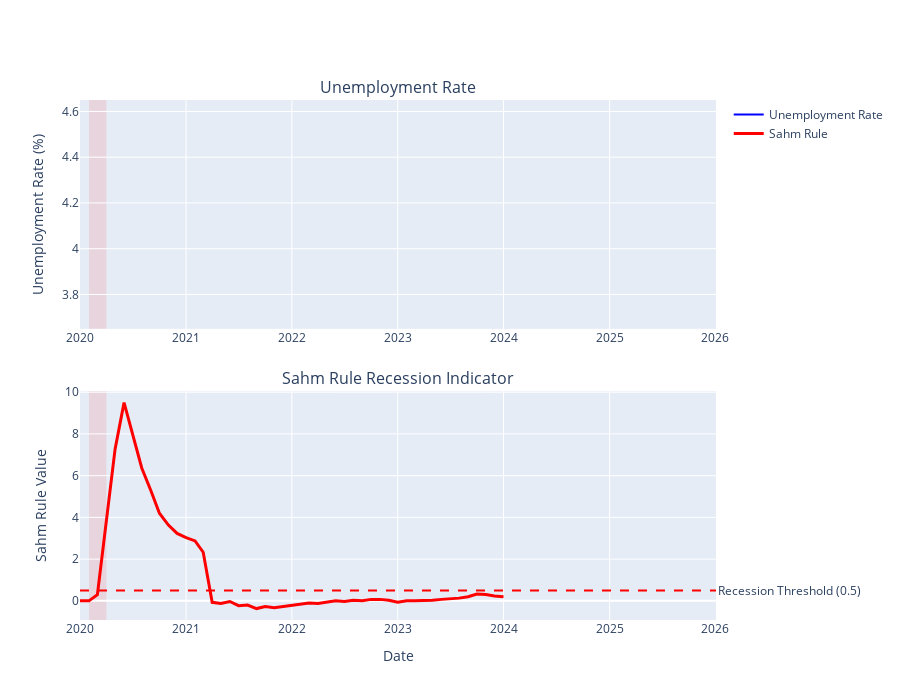

Write notebook code for a chart like this one.
### Markdown cell above
## 👥 Labor Market Indicators

Unemployment and the Sahm Rule recession indicator.

### Code cell
# Labor market data
lm = data['labor_market']

fig = make_subplots(
    rows=2, cols=1,
    subplot_titles=('Unemployment Rate', 'Sahm Rule Recession Indicator'),
    vertical_spacing=0.12
)

# Unemployment rate
fig.add_trace(
    go.Scatter(x=lm.index, y=lm['UNRATE'], mode='lines', name='Unemployment Rate',
               line=dict(color='blue', width=2)),
    row=1, col=1
)

# Sahm Rule
fig.add_trace(
    go.Scatter(x=lm.index, y=lm['SAHM_Rule'], mode='lines', name='Sahm Rule',
               line=dict(color='red', width=3)),
    row=2, col=1
)

# Add recession threshold
fig.add_hline(y=0.5, line_dash="dash", line_color="red", row=2, col=1,
              annotation_text="Recession Threshold (0.5)", annotation_position="right")

# Add recession shading
for _, rec in recessions.iterrows():
    fig.add_vrect(x0=rec['start'], x1=rec['end'], fillcolor="red", opacity=0.1,
                  layer="below", line_width=0, row=1, col=1)
    fig.add_vrect(x0=rec['start'], x1=rec['end'], fillcolor="red", opacity=0.1,
                  layer="below", line_width=0, row=2, col=1)

fig.update_xaxes(title_text="Date", row=2, col=1)
fig.update_yaxes(title_text="Unemployment Rate (%)", row=1, col=1)
fig.update_yaxes(title_text="Sahm Rule Value", row=2, col=1)

fig.update_layout(height=700, showlegend=True, hovermode='x unified')
fig.show()

# Current values
current_unrate = lm['UNRATE'].dropna().iloc[-1]
current_sahm = lm['SAHM_Rule'].dropna().iloc[-1]
sahm_date = lm['SAHM_Rule'].dropna().index[-1]

print(f"\n📊 Current Unemployment: {current_unrate:.1f}%")
print(f"📊 Current Sahm Rule: {current_sahm:.2f} (as of {sahm_date.strftime('%Y-%m-%d')})")
if current_sahm >= 0.5:
    print("🚨 RECESSION SIGNAL TRIGGERED!")
elif current_sahm >= 0.3:
    print("⚠️  Approaching recession threshold")
else:
    print("✅ Below recession threshold")

### Figure 1 — Plotly figure (JSON) as saved in the notebook; plotly's stock layout.template omitted (floating-point values rounded to 4 significant figures; data arrays with more than 128 entries replaced by an {"elided": "..."} marker saying what was removed)
{"data": [{"line": {"color": "blue", "width": 2}, "mode": "lines", "name": "Unemployment Rate", "type": "scatter", "x": {"elided": "172 str values"}, "xaxis": "x", "y": {"elided": "172 float values"}, "yaxis": "y"}, {"line": {"color": "red", "width": 3}, "mode": "lines", "name": "Sahm Rule", "type": "scatter", "x": {"elided": "172 str values"}, "xaxis": "x2", "y": {"elided": "172 float values"}, "yaxis": "y2"}], "layout": {"annotations": [{"font": {"size": 16}, "showarrow": false, "text": "Unemployment Rate", "x": 0.5, "xanchor": "center", "xref": "paper", "y": 1, "yanchor": "bottom", "yref": "paper"}, {"font": {"size": 16}, "showarrow": false, "text": "Sahm Rule Recession Indicator", "x": 0.5, "xanchor": "center", "xref": "paper", "y": 0.44, "yanchor": "bottom", "yref": "paper"}, {"showarrow": false, "text": "Recession Threshold (0.5)", "x": 1, "xanchor": "left", "xref": "x2 domain", "y": 0.5, "yanchor": "middle", "yref": "y2"}], "height": 700, "hovermode": "x unified", "shapes": [{"line": {"color": "red", "dash": "dash"}, "type": "line", "x0": 0, "x1": 1, "xref": "x2 domain", "y0": 0.5, "y1": 0.5, "yref": "y2"}, {"fillcolor": "red", "layer": "below", "line": {"width": 0}, "opacity": 0.1, "type": "rect", "x0": "2020-02-01T00:00:00", "x1": "2020-04-01T00:00:00", "xref": "x", "y0": 0, "y1": 1, "yref": "y domain"}, {"fillcolor": "red", "layer": "below", "line": {"width": 0}, "opacity": 0.1, "type": "rect", "x0": "2020-02-01T00:00:00", "x1": "2020-04-01T00:00:00", "xref": "x2", "y0": 0, "y1": 1, "yref": "y2 domain"}], "showlegend": true, "xaxis": {"anchor": "y", "domain": [0, 1]}, "xaxis2": {"anchor": "y2", "domain": [0, 1], "title": {"text": "Date"}}, "yaxis": {"anchor": "x", "domain": [0.56, 1], "title": {"text": "Unemployment Rate (%)"}}, "yaxis2": {"anchor": "x2", "domain": [0, 0.44], "title": {"text": "Sahm Rule Value"}}}}
